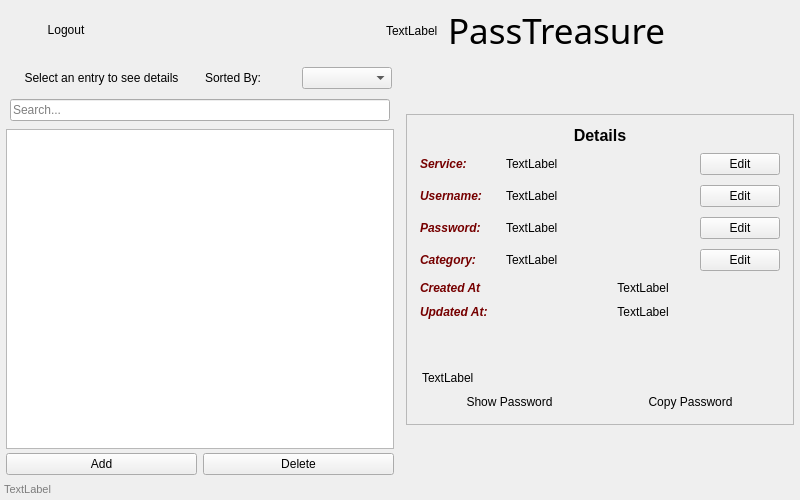
<?xml version="1.0" encoding="UTF-8"?>
<ui version="4.0">
 <class>MainWindow</class>
 <widget class="QWidget" name="MainWindow">
  <property name="geometry">
   <rect>
    <x>0</x>
    <y>0</y>
    <width>800</width>
    <height>500</height>
   </rect>
  </property>
  <property name="windowTitle">
   <string>PassTreasure - Vault</string>
  </property>
  <layout class="QVBoxLayout" name="verticalLayout_2">
   <property name="leftMargin">
    <number>2</number>
   </property>
   <property name="topMargin">
    <number>2</number>
   </property>
   <property name="rightMargin">
    <number>2</number>
   </property>
   <property name="bottomMargin">
    <number>2</number>
   </property>
   <item>
    <widget class="QFrame" name="headerFrame">
     <property name="styleSheet">
      <string notr="true">border:0px;</string>
     </property>
     <property name="frameShape">
      <enum>QFrame::Shape::StyledPanel</enum>
     </property>
     <property name="frameShadow">
      <enum>QFrame::Shadow::Raised</enum>
     </property>
     <layout class="QHBoxLayout" name="horizontalLayout" stretch="0,0">
      <property name="leftMargin">
       <number>4</number>
      </property>
      <property name="topMargin">
       <number>4</number>
      </property>
      <property name="rightMargin">
       <number>4</number>
      </property>
      <property name="bottomMargin">
       <number>4</number>
      </property>
      <item alignment="Qt::AlignmentFlag::AlignLeft">
       <widget class="QFrame" name="frame">
        <property name="frameShape">
         <enum>QFrame::Shape::StyledPanel</enum>
        </property>
        <property name="frameShadow">
         <enum>QFrame::Shadow::Raised</enum>
        </property>
        <layout class="QHBoxLayout" name="horizontalLayout_4">
         <property name="spacing">
          <number>9</number>
         </property>
         <property name="leftMargin">
          <number>0</number>
         </property>
         <property name="topMargin">
          <number>0</number>
         </property>
         <property name="rightMargin">
          <number>0</number>
         </property>
         <property name="bottomMargin">
          <number>0</number>
         </property>
         <item>
          <widget class="QPushButton" name="btnSettings">
           <property name="text">
            <string/>
           </property>
           <property name="icon">
            <iconset theme="QIcon::ThemeIcon::DocumentProperties"/>
           </property>
           <property name="iconSize">
            <size>
             <width>16</width>
             <height>16</height>
            </size>
           </property>
          </widget>
         </item>
         <item>
          <widget class="QPushButton" name="btnLogout">
           <property name="text">
            <string>Logout</string>
           </property>
          </widget>
         </item>
        </layout>
       </widget>
      </item>
      <item>
       <widget class="QFrame" name="titleFrame">
        <property name="sizePolicy">
         <sizepolicy hsizetype="Expanding" vsizetype="Preferred">
          <horstretch>0</horstretch>
          <verstretch>0</verstretch>
         </sizepolicy>
        </property>
        <property name="frameShape">
         <enum>QFrame::Shape::StyledPanel</enum>
        </property>
        <property name="frameShadow">
         <enum>QFrame::Shadow::Raised</enum>
        </property>
        <layout class="QHBoxLayout" name="horizontalLayout_10">
         <property name="spacing">
          <number>10</number>
         </property>
         <property name="leftMargin">
          <number>0</number>
         </property>
         <property name="topMargin">
          <number>0</number>
         </property>
         <property name="rightMargin">
          <number>0</number>
         </property>
         <property name="bottomMargin">
          <number>0</number>
         </property>
         <item alignment="Qt::AlignmentFlag::AlignRight">
          <widget class="QLabel" name="mainTitleIcon">
           <property name="text">
            <string>TextLabel</string>
           </property>
          </widget>
         </item>
         <item alignment="Qt::AlignmentFlag::AlignLeft">
          <widget class="QLabel" name="mainTitleLabel">
           <property name="font">
            <font>
             <family>Digital-7</family>
             <pointsize>26</pointsize>
             <italic>false</italic>
             <bold>false</bold>
            </font>
           </property>
           <property name="styleSheet">
            <string notr="true">font: 26pt &quot;Digital-7&quot;;</string>
           </property>
           <property name="text">
            <string>PassTreasure</string>
           </property>
           <property name="alignment">
            <set>Qt::AlignmentFlag::AlignCenter</set>
           </property>
          </widget>
         </item>
        </layout>
       </widget>
      </item>
     </layout>
    </widget>
   </item>
   <item>
    <layout class="QHBoxLayout" name="mainLayout">
     <property name="spacing">
      <number>4</number>
     </property>
     <property name="leftMargin">
      <number>0</number>
     </property>
     <property name="topMargin">
      <number>0</number>
     </property>
     <property name="rightMargin">
      <number>0</number>
     </property>
     <property name="bottomMargin">
      <number>0</number>
     </property>
     <item>
      <layout class="QVBoxLayout" name="leftLayout">
       <property name="spacing">
        <number>4</number>
       </property>
       <property name="leftMargin">
        <number>4</number>
       </property>
       <property name="rightMargin">
        <number>4</number>
       </property>
       <item>
        <widget class="QFrame" name="frame_2">
         <property name="frameShape">
          <enum>QFrame::Shape::NoFrame</enum>
         </property>
         <property name="frameShadow">
          <enum>QFrame::Shadow::Plain</enum>
         </property>
         <layout class="QHBoxLayout" name="horizontalLayout_9">
          <property name="leftMargin">
           <number>0</number>
          </property>
          <property name="topMargin">
           <number>0</number>
          </property>
          <property name="rightMargin">
           <number>0</number>
          </property>
          <property name="bottomMargin">
           <number>0</number>
          </property>
          <item>
           <widget class="QLabel" name="detailLabel">
            <property name="text">
             <string>Select an entry to see details</string>
            </property>
            <property name="alignment">
             <set>Qt::AlignmentFlag::AlignCenter</set>
            </property>
           </widget>
          </item>
          <item>
           <widget class="QFrame" name="sortFrame">
            <property name="frameShape">
             <enum>QFrame::Shape::NoFrame</enum>
            </property>
            <property name="frameShadow">
             <enum>QFrame::Shadow::Plain</enum>
            </property>
            <layout class="QHBoxLayout" name="horizontalLayout_8">
             <property name="leftMargin">
              <number>2</number>
             </property>
             <property name="topMargin">
              <number>2</number>
             </property>
             <property name="rightMargin">
              <number>2</number>
             </property>
             <property name="bottomMargin">
              <number>2</number>
             </property>
             <item>
              <widget class="QLabel" name="sortByLabel">
               <property name="text">
                <string>Sorted By:</string>
               </property>
              </widget>
             </item>
             <item>
              <widget class="QComboBox" name="sortBox">
               <property name="styleSheet">
                <string notr="true">font: 9pt &quot;Segoe UI&quot;;</string>
               </property>
              </widget>
             </item>
            </layout>
           </widget>
          </item>
         </layout>
        </widget>
       </item>
       <item>
        <widget class="QFrame" name="searchFrame">
         <property name="frameShape">
          <enum>QFrame::Shape::NoFrame</enum>
         </property>
         <property name="frameShadow">
          <enum>QFrame::Shadow::Raised</enum>
         </property>
         <layout class="QHBoxLayout" name="horizontalLayout_11">
          <property name="leftMargin">
           <number>4</number>
          </property>
          <property name="topMargin">
           <number>4</number>
          </property>
          <property name="rightMargin">
           <number>4</number>
          </property>
          <property name="bottomMargin">
           <number>4</number>
          </property>
          <item>
           <widget class="QLineEdit" name="searchLineEdit">
            <property name="styleSheet">
             <string notr="true">font: 9pt &quot;Segoe UI&quot;;</string>
            </property>
            <property name="placeholderText">
             <string>Search...</string>
            </property>
           </widget>
          </item>
         </layout>
        </widget>
       </item>
       <item>
        <widget class="QListWidget" name="listWidget"/>
       </item>
       <item>
        <layout class="QHBoxLayout" name="buttonLayout">
         <item>
          <widget class="QPushButton" name="btnAdd">
           <property name="text">
            <string>Add</string>
           </property>
          </widget>
         </item>
         <item>
          <widget class="QPushButton" name="btnDelete">
           <property name="text">
            <string>Delete</string>
           </property>
          </widget>
         </item>
        </layout>
       </item>
      </layout>
     </item>
     <item>
      <layout class="QVBoxLayout" name="rightLayout">
       <property name="spacing">
        <number>0</number>
       </property>
       <property name="leftMargin">
        <number>4</number>
       </property>
       <property name="rightMargin">
        <number>4</number>
       </property>
       <item alignment="Qt::AlignmentFlag::AlignVCenter">
        <widget class="QFrame" name="detailFrame">
         <property name="enabled">
          <bool>true</bool>
         </property>
         <property name="frameShape">
          <enum>QFrame::Shape::StyledPanel</enum>
         </property>
         <property name="frameShadow">
          <enum>QFrame::Shadow::Raised</enum>
         </property>
         <property name="lineWidth">
          <number>0</number>
         </property>
         <layout class="QVBoxLayout" name="verticalLayout">
          <item>
           <widget class="QLabel" name="detailTitle">
            <property name="font">
             <font>
              <pointsize>12</pointsize>
              <bold>true</bold>
             </font>
            </property>
            <property name="text">
             <string>Details</string>
            </property>
            <property name="alignment">
             <set>Qt::AlignmentFlag::AlignCenter</set>
            </property>
           </widget>
          </item>
          <item alignment="Qt::AlignmentFlag::AlignVCenter">
           <widget class="QFrame" name="serviceFrame">
            <layout class="QHBoxLayout" name="serviceHBox">
             <property name="spacing">
              <number>6</number>
             </property>
             <property name="leftMargin">
              <number>2</number>
             </property>
             <property name="topMargin">
              <number>2</number>
             </property>
             <property name="rightMargin">
              <number>2</number>
             </property>
             <property name="bottomMargin">
              <number>2</number>
             </property>
             <item alignment="Qt::AlignmentFlag::AlignHCenter|Qt::AlignmentFlag::AlignVCenter">
              <widget class="QLabel" name="label">
               <property name="minimumSize">
                <size>
                 <width>80</width>
                 <height>0</height>
                </size>
               </property>
               <property name="font">
                <font>
                 <italic>true</italic>
                 <bold>true</bold>
                </font>
               </property>
               <property name="styleSheet">
                <string notr="true">QLabel {
	color:rgb(118, 0, 0);
}</string>
               </property>
               <property name="text">
                <string>Service:</string>
               </property>
              </widget>
             </item>
             <item alignment="Qt::AlignmentFlag::AlignVCenter">
              <widget class="QLabel" name="serviceLabel">
               <property name="sizePolicy">
                <sizepolicy hsizetype="Expanding" vsizetype="Preferred">
                 <horstretch>0</horstretch>
                 <verstretch>0</verstretch>
                </sizepolicy>
               </property>
               <property name="text">
                <string>TextLabel</string>
               </property>
              </widget>
             </item>
             <item alignment="Qt::AlignmentFlag::AlignHCenter|Qt::AlignmentFlag::AlignVCenter">
              <widget class="QPushButton" name="btnEditService">
               <property name="text">
                <string>Edit</string>
               </property>
              </widget>
             </item>
            </layout>
           </widget>
          </item>
          <item alignment="Qt::AlignmentFlag::AlignVCenter">
           <widget class="QFrame" name="usernameFrame">
            <layout class="QHBoxLayout" name="usernameEditLayout">
             <property name="leftMargin">
              <number>2</number>
             </property>
             <property name="topMargin">
              <number>2</number>
             </property>
             <property name="rightMargin">
              <number>2</number>
             </property>
             <property name="bottomMargin">
              <number>2</number>
             </property>
             <item alignment="Qt::AlignmentFlag::AlignVCenter">
              <widget class="QLabel" name="label_4">
               <property name="minimumSize">
                <size>
                 <width>80</width>
                 <height>0</height>
                </size>
               </property>
               <property name="font">
                <font>
                 <italic>true</italic>
                 <bold>true</bold>
                </font>
               </property>
               <property name="styleSheet">
                <string notr="true">QLabel {
	color:rgb(118, 0, 0);
}</string>
               </property>
               <property name="text">
                <string>Username:</string>
               </property>
              </widget>
             </item>
             <item alignment="Qt::AlignmentFlag::AlignVCenter">
              <widget class="QLabel" name="usernameLabel">
               <property name="sizePolicy">
                <sizepolicy hsizetype="Expanding" vsizetype="Preferred">
                 <horstretch>0</horstretch>
                 <verstretch>0</verstretch>
                </sizepolicy>
               </property>
               <property name="text">
                <string>TextLabel</string>
               </property>
              </widget>
             </item>
             <item alignment="Qt::AlignmentFlag::AlignHCenter|Qt::AlignmentFlag::AlignVCenter">
              <widget class="QPushButton" name="btnEditUsername">
               <property name="text">
                <string>Edit</string>
               </property>
              </widget>
             </item>
            </layout>
           </widget>
          </item>
          <item alignment="Qt::AlignmentFlag::AlignVCenter">
           <widget class="QFrame" name="passFrame">
            <layout class="QHBoxLayout" name="passEditLayout">
             <property name="leftMargin">
              <number>2</number>
             </property>
             <property name="topMargin">
              <number>2</number>
             </property>
             <property name="rightMargin">
              <number>2</number>
             </property>
             <property name="bottomMargin">
              <number>2</number>
             </property>
             <item alignment="Qt::AlignmentFlag::AlignVCenter">
              <widget class="QLabel" name="label_3">
               <property name="minimumSize">
                <size>
                 <width>80</width>
                 <height>0</height>
                </size>
               </property>
               <property name="font">
                <font>
                 <italic>true</italic>
                 <bold>true</bold>
                </font>
               </property>
               <property name="styleSheet">
                <string notr="true">QLabel {
	color:rgb(118, 0, 0);
}</string>
               </property>
               <property name="text">
                <string>Password:</string>
               </property>
              </widget>
             </item>
             <item alignment="Qt::AlignmentFlag::AlignVCenter">
              <widget class="QLabel" name="passLabel">
               <property name="sizePolicy">
                <sizepolicy hsizetype="Expanding" vsizetype="Preferred">
                 <horstretch>0</horstretch>
                 <verstretch>0</verstretch>
                </sizepolicy>
               </property>
               <property name="text">
                <string>TextLabel</string>
               </property>
              </widget>
             </item>
             <item alignment="Qt::AlignmentFlag::AlignHCenter|Qt::AlignmentFlag::AlignVCenter">
              <widget class="QPushButton" name="btnEditPass">
               <property name="text">
                <string>Edit</string>
               </property>
              </widget>
             </item>
            </layout>
           </widget>
          </item>
          <item>
           <widget class="QFrame" name="categoryFrame">
            <property name="frameShape">
             <enum>QFrame::Shape::NoFrame</enum>
            </property>
            <property name="frameShadow">
             <enum>QFrame::Shadow::Plain</enum>
            </property>
            <layout class="QHBoxLayout" name="horizontalLayout_7">
             <property name="leftMargin">
              <number>2</number>
             </property>
             <property name="topMargin">
              <number>2</number>
             </property>
             <property name="rightMargin">
              <number>2</number>
             </property>
             <property name="bottomMargin">
              <number>2</number>
             </property>
             <item alignment="Qt::AlignmentFlag::AlignLeft">
              <widget class="QLabel" name="label_5">
               <property name="minimumSize">
                <size>
                 <width>80</width>
                 <height>0</height>
                </size>
               </property>
               <property name="font">
                <font>
                 <italic>true</italic>
                 <bold>true</bold>
                </font>
               </property>
               <property name="styleSheet">
                <string notr="true">QLabel {
	color:rgb(118, 0, 0);
}</string>
               </property>
               <property name="text">
                <string>Category:</string>
               </property>
              </widget>
             </item>
             <item>
              <widget class="QLabel" name="categoryLabel">
               <property name="sizePolicy">
                <sizepolicy hsizetype="Expanding" vsizetype="Preferred">
                 <horstretch>0</horstretch>
                 <verstretch>0</verstretch>
                </sizepolicy>
               </property>
               <property name="text">
                <string>TextLabel</string>
               </property>
              </widget>
             </item>
             <item>
              <widget class="QPushButton" name="btnEditCategory">
               <property name="text">
                <string>Edit</string>
               </property>
              </widget>
             </item>
            </layout>
           </widget>
          </item>
          <item>
           <widget class="QFrame" name="createdFrame">
            <property name="frameShape">
             <enum>QFrame::Shape::NoFrame</enum>
            </property>
            <property name="frameShadow">
             <enum>QFrame::Shadow::Plain</enum>
            </property>
            <layout class="QHBoxLayout" name="horizontalLayout_5">
             <property name="leftMargin">
              <number>2</number>
             </property>
             <property name="topMargin">
              <number>2</number>
             </property>
             <property name="rightMargin">
              <number>2</number>
             </property>
             <property name="bottomMargin">
              <number>2</number>
             </property>
             <item alignment="Qt::AlignmentFlag::AlignLeft">
              <widget class="QLabel" name="label_2">
               <property name="minimumSize">
                <size>
                 <width>80</width>
                 <height>0</height>
                </size>
               </property>
               <property name="font">
                <font>
                 <italic>true</italic>
                 <bold>true</bold>
                </font>
               </property>
               <property name="styleSheet">
                <string notr="true">QLabel {
	color:rgb(118, 0, 0);
}</string>
               </property>
               <property name="text">
                <string>Created At</string>
               </property>
              </widget>
             </item>
             <item>
              <widget class="QLabel" name="createdLabel">
               <property name="sizePolicy">
                <sizepolicy hsizetype="Expanding" vsizetype="Preferred">
                 <horstretch>0</horstretch>
                 <verstretch>0</verstretch>
                </sizepolicy>
               </property>
               <property name="text">
                <string>TextLabel</string>
               </property>
               <property name="alignment">
                <set>Qt::AlignmentFlag::AlignCenter</set>
               </property>
              </widget>
             </item>
            </layout>
           </widget>
          </item>
          <item>
           <widget class="QFrame" name="updatedFrame">
            <property name="frameShape">
             <enum>QFrame::Shape::NoFrame</enum>
            </property>
            <property name="frameShadow">
             <enum>QFrame::Shadow::Plain</enum>
            </property>
            <layout class="QHBoxLayout" name="horizontalLayout_6">
             <property name="leftMargin">
              <number>2</number>
             </property>
             <property name="topMargin">
              <number>2</number>
             </property>
             <property name="rightMargin">
              <number>2</number>
             </property>
             <property name="bottomMargin">
              <number>2</number>
             </property>
             <item alignment="Qt::AlignmentFlag::AlignLeft">
              <widget class="QLabel" name="label_6">
               <property name="minimumSize">
                <size>
                 <width>80</width>
                 <height>0</height>
                </size>
               </property>
               <property name="font">
                <font>
                 <italic>true</italic>
                 <bold>true</bold>
                </font>
               </property>
               <property name="styleSheet">
                <string notr="true">QLabel {
	color:rgb(118, 0, 0);
}</string>
               </property>
               <property name="text">
                <string>Updated At:</string>
               </property>
              </widget>
             </item>
             <item>
              <widget class="QLabel" name="updatedLabel">
               <property name="sizePolicy">
                <sizepolicy hsizetype="Expanding" vsizetype="Preferred">
                 <horstretch>0</horstretch>
                 <verstretch>0</verstretch>
                </sizepolicy>
               </property>
               <property name="text">
                <string>TextLabel</string>
               </property>
               <property name="alignment">
                <set>Qt::AlignmentFlag::AlignCenter</set>
               </property>
              </widget>
             </item>
            </layout>
           </widget>
          </item>
          <item>
           <spacer name="verticalSpacer">
            <property name="orientation">
             <enum>Qt::Orientation::Vertical</enum>
            </property>
            <property name="sizeHint" stdset="0">
             <size>
              <width>20</width>
              <height>40</height>
             </size>
            </property>
           </spacer>
          </item>
          <item>
           <widget class="QFrame" name="detailBtnFrame">
            <property name="styleSheet">
             <string notr="true">border:0px;</string>
            </property>
            <property name="frameShape">
             <enum>QFrame::Shape::StyledPanel</enum>
            </property>
            <property name="frameShadow">
             <enum>QFrame::Shadow::Raised</enum>
            </property>
            <layout class="QVBoxLayout" name="verticalLayout_5">
             <property name="spacing">
              <number>6</number>
             </property>
             <property name="leftMargin">
              <number>2</number>
             </property>
             <property name="topMargin">
              <number>2</number>
             </property>
             <property name="rightMargin">
              <number>2</number>
             </property>
             <property name="bottomMargin">
              <number>2</number>
             </property>
             <item>
              <widget class="QFrame" name="staatusFrame">
               <property name="frameShape">
                <enum>QFrame::Shape::NoFrame</enum>
               </property>
               <property name="frameShadow">
                <enum>QFrame::Shadow::Raised</enum>
               </property>
               <layout class="QVBoxLayout" name="verticalLayout_4">
                <property name="leftMargin">
                 <number>2</number>
                </property>
                <property name="topMargin">
                 <number>2</number>
                </property>
                <property name="rightMargin">
                 <number>2</number>
                </property>
                <property name="bottomMargin">
                 <number>2</number>
                </property>
                <item>
                 <widget class="QLabel" name="detailStatus">
                  <property name="text">
                   <string>TextLabel</string>
                  </property>
                 </widget>
                </item>
               </layout>
              </widget>
             </item>
             <item alignment="Qt::AlignmentFlag::AlignVCenter">
              <widget class="QFrame" name="btnFrame">
               <property name="frameShape">
                <enum>QFrame::Shape::NoFrame</enum>
               </property>
               <property name="frameShadow">
                <enum>QFrame::Shadow::Raised</enum>
               </property>
               <property name="lineWidth">
                <number>0</number>
               </property>
               <layout class="QHBoxLayout" name="horizontalLayout_3">
                <property name="spacing">
                 <number>6</number>
                </property>
                <property name="leftMargin">
                 <number>2</number>
                </property>
                <property name="topMargin">
                 <number>2</number>
                </property>
                <property name="rightMargin">
                 <number>2</number>
                </property>
                <property name="bottomMargin">
                 <number>2</number>
                </property>
                <item>
                 <widget class="QPushButton" name="btnShowPass">
                  <property name="text">
                   <string>Show Password</string>
                  </property>
                 </widget>
                </item>
                <item>
                 <widget class="QPushButton" name="btnCopyPass">
                  <property name="text">
                   <string>Copy Password</string>
                  </property>
                 </widget>
                </item>
               </layout>
              </widget>
             </item>
            </layout>
           </widget>
          </item>
         </layout>
        </widget>
       </item>
      </layout>
     </item>
    </layout>
   </item>
   <item>
    <widget class="QFrame" name="footerFrame">
     <property name="styleSheet">
      <string notr="true">border:0px;</string>
     </property>
     <property name="frameShape">
      <enum>QFrame::Shape::StyledPanel</enum>
     </property>
     <property name="frameShadow">
      <enum>QFrame::Shadow::Raised</enum>
     </property>
     <layout class="QHBoxLayout" name="horizontalLayout_2">
      <property name="leftMargin">
       <number>2</number>
      </property>
      <property name="topMargin">
       <number>2</number>
      </property>
      <property name="rightMargin">
       <number>2</number>
      </property>
      <property name="bottomMargin">
       <number>2</number>
      </property>
      <item>
       <widget class="QLabel" name="footerLabel">
        <property name="font">
         <font>
          <family>Segoe UI</family>
          <pointsize>8</pointsize>
          <italic>false</italic>
          <bold>false</bold>
         </font>
        </property>
        <property name="styleSheet">
         <string notr="true">QLabel {
	font: 8pt &quot;Segoe UI&quot;;
	color: rgb(125, 125, 125);
}</string>
        </property>
        <property name="text">
         <string>TextLabel</string>
        </property>
       </widget>
      </item>
     </layout>
    </widget>
   </item>
  </layout>
 </widget>
 <layoutdefault spacing="6" margin="11"/>
 <resources/>
 <connections/>
</ui>
